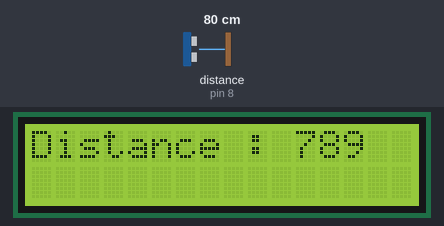
Recording of a sketch running on a simulated Arduino Uno, built with avr-gcc and run on an emulated ATmega328P. On the bench: 16×2 character LCD. Wiring (inferred from the names in the program): ultrasonic range finder: trigger pin 9; echo pin 8. Inputs (shaded band) come from the test bench; at power-on: distance to the obstacle (sensor on pin 8) 80 cm. The echo pulse lasts 58.3 µs per cm.

Above: at 1.2 s.
1.3 s: distance to the obstacle (sensor on pin 8) set to 2 cm
At 1.42 s:
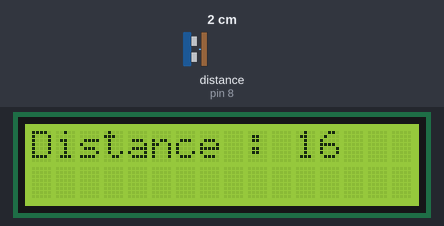
2.9 s: distance to the obstacle (sensor on pin 8) set to 4 cm
At 2.99 s:
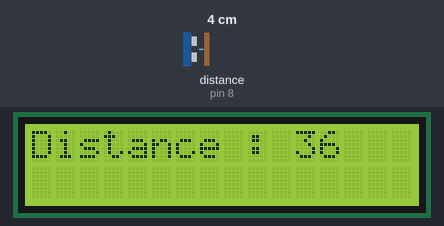
4.4 s: distance to the obstacle (sensor on pin 8) set to 9 cm
At 4.46 s:
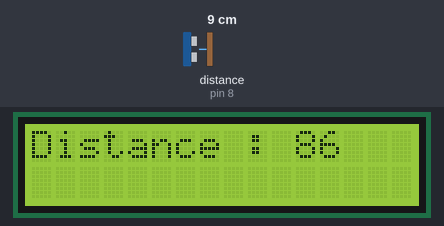

The sketch:

distanceDisplay.ino
```cpp
/*
    2021 - 06 - 01
    거리값 디스플레이
    by iknam
*/
#include <LiquidCrystal.h>

const int rs = 4, en = 6, d4 = 10, d5 = 11, d6 = 12, d7 = 13;
const int trigPin = 9, echoPin = 8;

LiquidCrystal lcd(rs, en, d4, d5, d6, d7);

int sLen; // 문자열 길이
String str;

void setup()
{
  pinMode(trigPin, OUTPUT);
  pinMode(echoPin, INPUT);
  Serial.begin(9600);
  lcd.begin(16, 2);
}

void loop()
{
  long duration, distance;
  digitalWrite(trigPin, HIGH);
  delayMicroseconds(10); // Wait for 1000 millisecond(s)
  digitalWrite(trigPin, LOW);
  duration = pulseIn(echoPin, HIGH);
  distance = ((float)(340 * duration) / 1000) / 2;

  lcd.print("Distance : ");
  lcd.print(distance);
  delay(100);
  lcd.clear();
  //delay(100);
 }
```

Measured:
- after the input at 1.3 s, the display: first differs from a run without the input after 0.08 s (image 1)
- after the input at 2.9 s, the display: first differs from a run without the input after 0.05 s (image 2)
- after the input at 4.4 s, the display: first differs from a run without the input at once (image 3)
